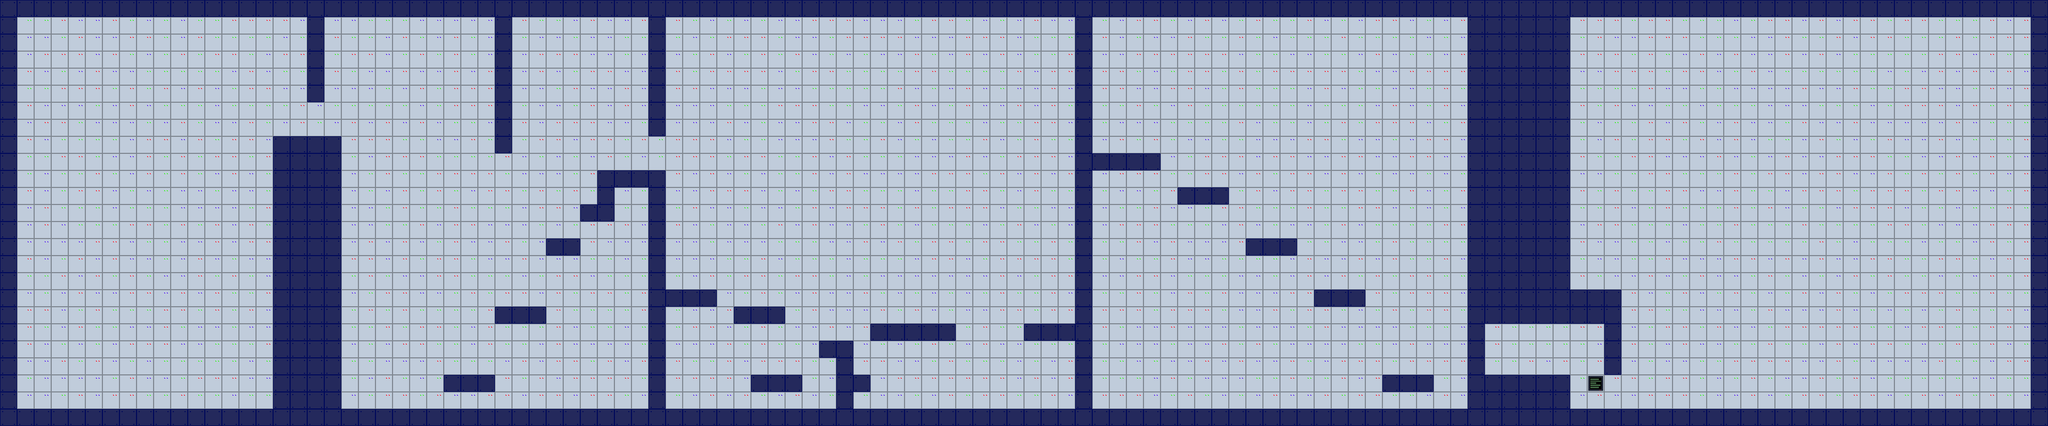

The image is a tile-based game level rendered from a .tmx file. Its description and source (layers, tilesets, objects; grid data summarised) follow:
An orthogonal 120x25 tile map with 32x32 px tiles, 2 tile layers (Background, Tile Layer 1), 8 tilesets and 11 objects (2x green, orange, door1, door2, door3, ...).

<map version="1.10" tiledversion="1.10.2" orientation="orthogonal" renderorder="right-down" width="120" height="25" tilewidth="32" tileheight="32" infinite="0" nextlayerid="7" nextobjectid="19">
 <tileset firstgid="1" source="../Assets/tilesets/tileset.tsx" />
 <tileset firstgid="17" source="../Assets/tilesets/door.tsx" />
 <tileset firstgid="18" source="../Assets/tilesets/portal pink.tsx" />
 <tileset firstgid="19" source="../Assets/tilesets/teleporter.tsx" />
 <tileset firstgid="20" source="../Assets/tilesets/shard.tsx" />
 <tileset firstgid="21" source="../Assets/tilesets/portal green.tsx" />
 <tileset firstgid="22" source="../Assets/tilesets/portal blue.tsx" />
 <tileset firstgid="23" source="../Assets/tilesets/portal orange.tsx" />
 <layer id="2" name="Background" width="120" height="25">
  <data>[3000 cells, 3000 non-empty, 4 distinct tile ids]</data>
 </layer>
 <layer id="1" name="Tile Layer 1" width="120" height="25">
  <data>[3000 cells, 592 non-empty, 1 distinct tile ids]</data>
 </layer>
 <objectgroup id="4" name="Portals">
  <object id="12" name="green" gid="21" x="700" y="768" width="64" height="64" />
  <object id="15" name="orange" gid="23" x="1306.67" y="768" width="64" height="64" />
  <object id="18" name="green" gid="21" x="2844" y="704" width="64" height="64" />
 </objectgroup>
 <objectgroup id="3" name="Doors">
  <object id="1" name="door1" gid="17" x="574.667" y="256" width="32" height="64">
   <properties>
    <property name="Passable" value="thief" />
   </properties>
  </object>
  <object id="4" name="door2" gid="17" x="1217.33" y="318.666" width="32" height="64">
   <properties>
    <property name="Passable" value="all" />
   </properties>
  </object>
  <object id="6" name="door3" gid="17" x="3008" y="768" width="32" height="64">
   <properties>
    <property name="Passable" value="hecker" />
   </properties>
  </object>
 </objectgroup>
 <objectgroup id="5" name="Teleporters">
  <object id="3" name="teleporter1" gid="19" x="1971" y="608" width="43" height="64">
   <properties>
    <property name="to" value="teleporter2" />
   </properties>
  </object>
  <object id="7" name="teleporter2" gid="19" x="2052.33" y="286.666" width="43" height="64">
   <properties>
    <property name="to" value="teleporter1" />
   </properties>
  </object>
  <object id="16" name="teleporter4" gid="19" x="2785.67" y="702.667" width="43" height="64">
   <properties>
    <property name="to" value="teleporter3" />
   </properties>
  </object>
  <object id="17" name="teleporter3" gid="19" x="2303" y="768" width="43" height="64">
   <properties>
    <property name="to" value="teleporter4" />
   </properties>
  </object>
 </objectgroup>
 <objectgroup id="6" name="Shards">
  <object id="8" name="shard1" gid="20" x="3370.33" y="759" width="14" height="14" />
 </objectgroup>
</map>
